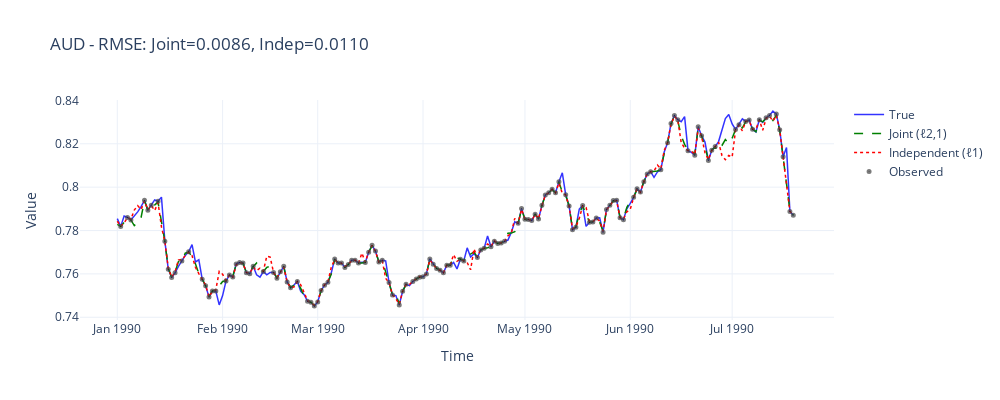
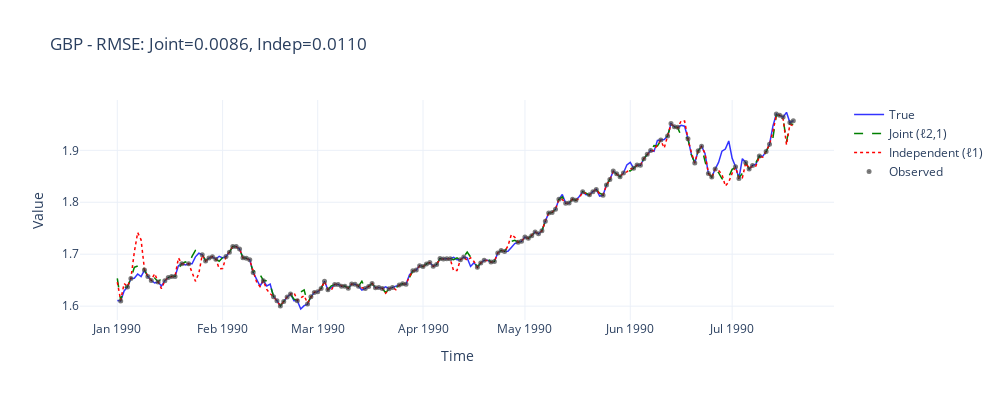
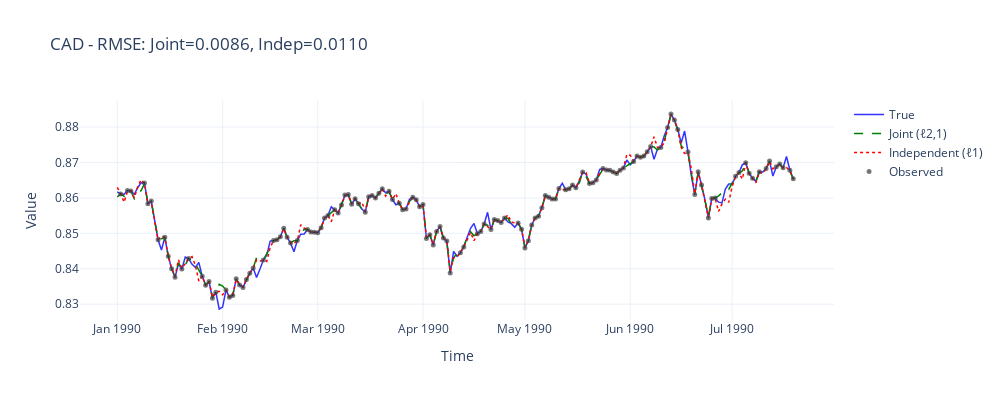

Notebook code cell kept with these figures, in order:
### Code cell
# Plot first 3 currencies
for i in range(3):
    plot_results(X_exch, result_exch, time_exch, series_idx=i, series_name=currency_names[i])

### Figure 1 — Plotly figure (JSON) as saved in the notebook; plotly's stock layout.template omitted (floating-point values rounded to 4 significant figures; data arrays with more than 128 entries replaced by an {"elided": "..."} marker saying what was removed)
{"data": [{"line": {"color": "blue", "width": 1.5}, "mode": "lines", "name": "True", "opacity": 0.8, "type": "scatter", "x": {"elided": "200 str values"}, "y": {"elided": "200 float values"}}, {"line": {"color": "green", "dash": "dash", "width": 1.5}, "mode": "lines", "name": "Joint (ℓ2,1)", "type": "scatter", "x": {"elided": "200 str values"}, "y": {"elided": "200 float values"}}, {"line": {"color": "red", "dash": "dot", "width": 1.5}, "mode": "lines", "name": "Independent (ℓ1)", "type": "scatter", "x": {"elided": "200 str values"}, "y": {"elided": "200 float values"}}, {"marker": {"color": "black", "line": {"width": 2}, "opacity": 0.7, "size": 3, "symbol": "circle"}, "mode": "markers", "name": "Observed", "type": "scatter", "x": {"elided": "142 str values"}, "y": {"elided": "142 float values"}}], "layout": {"height": 400, "title": {"text": "AUD - RMSE: Joint=0.0086, Indep=0.0110"}, "width": 1000, "xaxis": {"title": {"text": "Time"}}, "yaxis": {"title": {"text": "Value"}}}}

### Figure 2 — Plotly figure (JSON) as saved in the notebook; plotly's stock layout.template omitted (floating-point values rounded to 4 significant figures; data arrays with more than 128 entries replaced by an {"elided": "..."} marker saying what was removed)
{"data": [{"line": {"color": "blue", "width": 1.5}, "mode": "lines", "name": "True", "opacity": 0.8, "type": "scatter", "x": {"elided": "200 str values"}, "y": {"elided": "200 float values"}}, {"line": {"color": "green", "dash": "dash", "width": 1.5}, "mode": "lines", "name": "Joint (ℓ2,1)", "type": "scatter", "x": {"elided": "200 str values"}, "y": {"elided": "200 float values"}}, {"line": {"color": "red", "dash": "dot", "width": 1.5}, "mode": "lines", "name": "Independent (ℓ1)", "type": "scatter", "x": {"elided": "200 str values"}, "y": {"elided": "200 float values"}}, {"marker": {"color": "black", "line": {"width": 2}, "opacity": 0.7, "size": 3, "symbol": "circle"}, "mode": "markers", "name": "Observed", "type": "scatter", "x": {"elided": "142 str values"}, "y": {"elided": "142 float values"}}], "layout": {"height": 400, "title": {"text": "GBP - RMSE: Joint=0.0086, Indep=0.0110"}, "width": 1000, "xaxis": {"title": {"text": "Time"}}, "yaxis": {"title": {"text": "Value"}}}}

### Figure 3 — Plotly figure (JSON) as saved in the notebook; plotly's stock layout.template omitted (floating-point values rounded to 4 significant figures; data arrays with more than 128 entries replaced by an {"elided": "..."} marker saying what was removed)
{"data": [{"line": {"color": "blue", "width": 1.5}, "mode": "lines", "name": "True", "opacity": 0.8, "type": "scatter", "x": {"elided": "200 str values"}, "y": {"elided": "200 float values"}}, {"line": {"color": "green", "dash": "dash", "width": 1.5}, "mode": "lines", "name": "Joint (ℓ2,1)", "type": "scatter", "x": {"elided": "200 str values"}, "y": {"elided": "200 float values"}}, {"line": {"color": "red", "dash": "dot", "width": 1.5}, "mode": "lines", "name": "Independent (ℓ1)", "type": "scatter", "x": {"elided": "200 str values"}, "y": {"elided": "200 float values"}}, {"marker": {"color": "black", "line": {"width": 2}, "opacity": 0.7, "size": 3, "symbol": "circle"}, "mode": "markers", "name": "Observed", "type": "scatter", "x": {"elided": "142 str values"}, "y": {"elided": "142 float values"}}], "layout": {"height": 400, "title": {"text": "CAD - RMSE: Joint=0.0086, Indep=0.0110"}, "width": 1000, "xaxis": {"title": {"text": "Time"}}, "yaxis": {"title": {"text": "Value"}}}}
